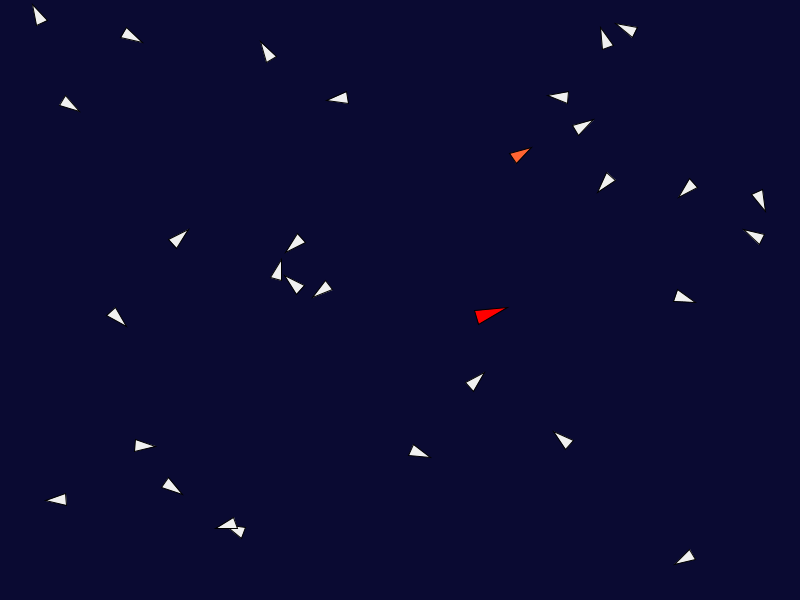
Frame 1 (no input)
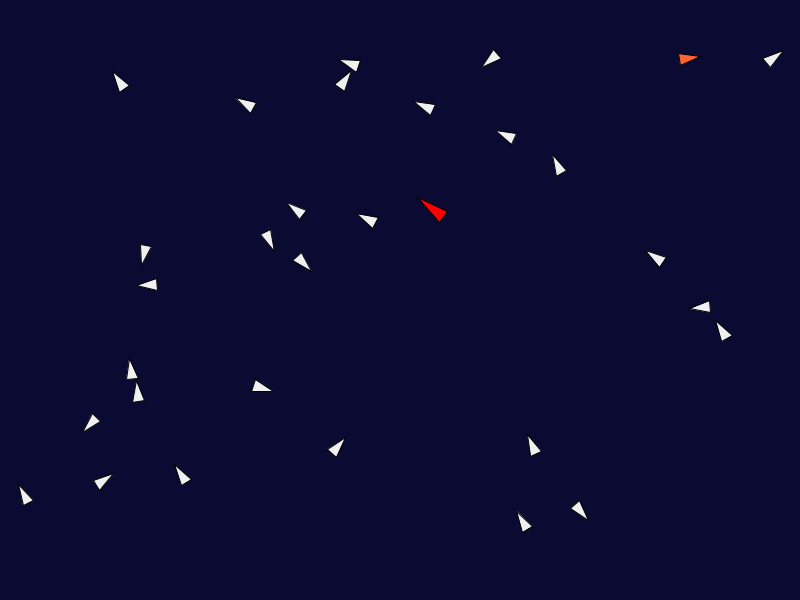
Frame 60 (the mouse pressed at the canvas centre just before this capture)
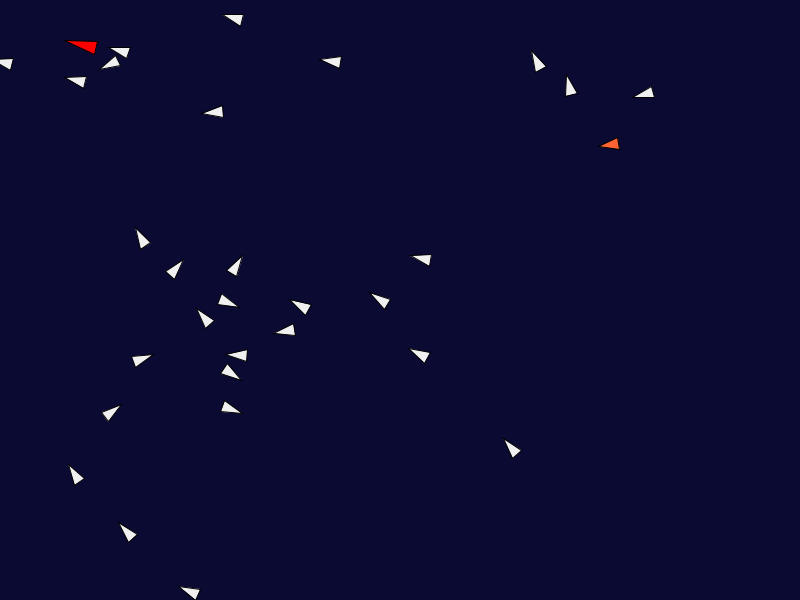
Frame 120 (the mouse held since frame 60 and released just before this capture)

The Processing sketch that drew these frames (run headless with seeded random() and noise(); from frame 60 on, the mouse is pressed at the canvas centre):

// Processing sketch: FlockingBirds
// ── FlockingBirds.pde
float randomX;
float randomY;

float r = 5;           // radius
int numObj = 30;
 
 // +1 becouse of the predator
PVector[] acc = new PVector[numObj+1];
PVector[] pos = new PVector[numObj+1];
PVector[] vel = new PVector[numObj+1];
float[] theta = new float[numObj+1];
PVector target = new PVector(0, 0);

PVector rule1; 
PVector rule2;
PVector rule3;
float avgPosWeight = 1;
float avgVelWeight = 1;
float seperationWeight = 1;



//PVector acc = new PVector(0,0);
//PVector pos = new PVector(width/2,height/2);
//PVector vel = new PVector(0,-2);

float visionField = 200;
float seperationField = 20;

float maxSpeed = 6;
float predatorMaxSpeed = 7;
float maxForce = 0.1;

boolean once = false;

void setup() {
  size(800, 600);
  background(10, 10, 50);

  
  // sets acceleration, and random start velocity and positions for birds
  for(int i=0; i<numObj+1; i++){
    randomX = random(0, width);
    randomY = random(0, height);
    pos[i] = new PVector(randomX, randomY);
    
    randomX = random(maxSpeed*-1, maxSpeed);
    randomY = random(maxSpeed*-1, maxSpeed);
    vel[i] = new PVector(randomX, randomY);
    
    acc[i] = new PVector(0, 0);
  }
  

}


void draw() {
  background(10, 10, 50);
  
  if(once == false){

  }
  
  for(int i=0; i<numObj; i++){

    // rules to create target
    rule1 = avgPos(i);
    rule2 = avgVel(i);
  
    
    rule3 = seperation(i);

    //PVector test = PVector.sub(rule2, rule3);

    
    // movment
    target = rule1;
    target.add(rule2.x*avgVelWeight, rule2.y*avgVelWeight);
    
    target.add(rule3.x*seperationWeight, rule3.y*seperationWeight);
    target.add(pos[i]);
    
    
    
    if(checkForPredator(i)){
      target = avoidPredator(i);
      target.mult(20);
    }
    steer(i);
    update(i);
    checkEdges(i);
    display(i);
  }
  
  
  
    //predator
    target = avgPos(numObj);
    steer(numObj);
    update(numObj);
    checkEdges(numObj);
    display(numObj);
    
   
    
  once = true;
    
}


PVector avgPos(int i){
  int counter = 0;
  float sumX = 0;
  float sumY = 0;
  PVector avgPos;
  for(int a=0; a<numObj; a++){
    if(dist(pos[i].x, pos[i].y, pos[a].x, pos[a].y) <= visionField && a != i){
    sumX += pos[a].x;
    sumY += pos[a].y;
    counter++;
    }
  }
  
   if(counter == 0){
    return new PVector(0, 0);
  }
  
  avgPos = new PVector(sumX/counter, sumY/counter);
  return new PVector(avgPos.x-pos[i].x, avgPos.y-pos[i].y);
  

}

PVector avgVel(int i){
  int counter = 0;
  float sumX = 0;
  float sumY = 0;
  for(int a=0; a<numObj; a++){

    if(dist(pos[i].x, pos[i].y, pos[a].x, pos[a].y) <= visionField && i != a){
    sumX += vel[a].x;
    sumY += vel[a].y;
    counter++;
    }
  }
  
   if(counter == 0){
    return vel[i];
  }
  
  return new PVector(sumX/counter, sumY/counter);

}

PVector seperation(int i){
  PVector avgPos;
  int counter = 0;
  float sumX = 0;
  float sumY = 0;
  
  for(int a=0; a<numObj; a++){
    // 0 is self
    float dist = PVector.dist(pos[i], pos[a]);
    if(dist(pos[i].x, pos[i].y, pos[a].x, pos[a].y) <= seperationField && dist(pos[i].x, pos[i].y, pos[a].x, pos[a].y) != 0){
        PVector placeholder = PVector.sub(pos[i], pos[a]);
        placeholder.normalize();
       sumX += pos[a].x;
       sumY += pos[a].y;
      counter++;
    }
  }
  
  // so doesnt return NaN.
  if(counter == 0){
    return new PVector(0, 0);
  }
  
  avgPos = new PVector(sumX/counter, sumY/counter);
  
  /*
  float avgVelDegree = atan2(avgVel.y, avgVel.x)*180/PI;
  float vecDegree = atan2(vel[i].y, vel[i].x)*180/PI;
  
  if(vecDegree >= avgVelDegree){
    return new PVector(avgVel.y, -avgVel.x);
  } else {
    return new PVector(-avgVel.y, avgVel.x);
  }
  */
  return new PVector(avgPos.x-pos[i].x, avgPos.y-pos[i].y);
  
  
  
  

  
}

boolean checkForPredator(int i){
  if(dist(pos[i].x, pos[i].y, pos[numObj].x, pos[numObj].y) <= visionField){
    return true;
  }

  return false;
}

PVector avoidPredator(int i){
  float vecDegree = atan2(vel[i].y, vel[i].x)*180/PI;
  float predatorDegree = atan2(vel[numObj].y, vel[numObj].x)*180/PI;

   if(vecDegree >= predatorDegree){
    return new PVector(vel[numObj].y, -vel[numObj].x);
  } else {
    return new PVector(-vel[numObj].y, vel[numObj].x);
  }
}


void steer(int i){
  PVector desired; // the desired destination for bird
  PVector steer;
  
  
  desired = PVector.sub(target, pos[i]);  // A vector pointing from the position to the target

  // Scale to maximum speed
  
  
  if(i == numObj){
    desired.setMag(predatorMaxSpeed);
  } else {
    desired.setMag(maxSpeed);
  }

  // Steering = Desired minus velocity
  steer = PVector.sub(desired, vel[i]);
  steer.limit(maxForce);  // Limit to maximum steering force
  acc[i].add(steer);
}

void update(int i) {
  vel[i].add(acc[i]);
  if(i == numObj){
    vel[i].limit(predatorMaxSpeed);
  } else {
    vel[i].limit(maxSpeed);
  }
  pos[i].add(vel[i]);
  acc[i].mult(0); // set acceleration 
}

void display(int i){
  float extra = 1;
  if(i == numObj){ // if its predator
    extra = 2;
  };
  
  theta[i] = vel[i].heading2D() + PI/2;
   if(i == 0){
    // print("\n#... theta: " + theta[i]);
  }
  if(i==0){
    fill(255, 100, 50);
  } else if(i == numObj){
    fill(255, 0, 0);
  } else {
    fill(240, 240, 240);
  }
  strokeWeight(1);
  stroke(0);
  pushMatrix();
  translate(pos[i].x, pos[i].y);
  rotate(theta[i]);
  beginShape();
  vertex(r+extra, r*2+extra);
  vertex(-r-extra, r*2+extra);
  vertex(0, -r*2*extra);
  endShape(CLOSE);
  popMatrix();
}

void checkEdges(int i){
  if(pos[i].x > width){
    pos[i].x = pos[i].x = 0;
  } else if (pos[i].x < 0) {
    pos[i].x = pos[i].x = width;
  }
  
  if(pos[i].y > height){
    pos[i].y = pos[i].y = 0;
  } else if (pos[i].y < 0) {
    pos[i].y = pos[i].y = height;
  }
  

}
